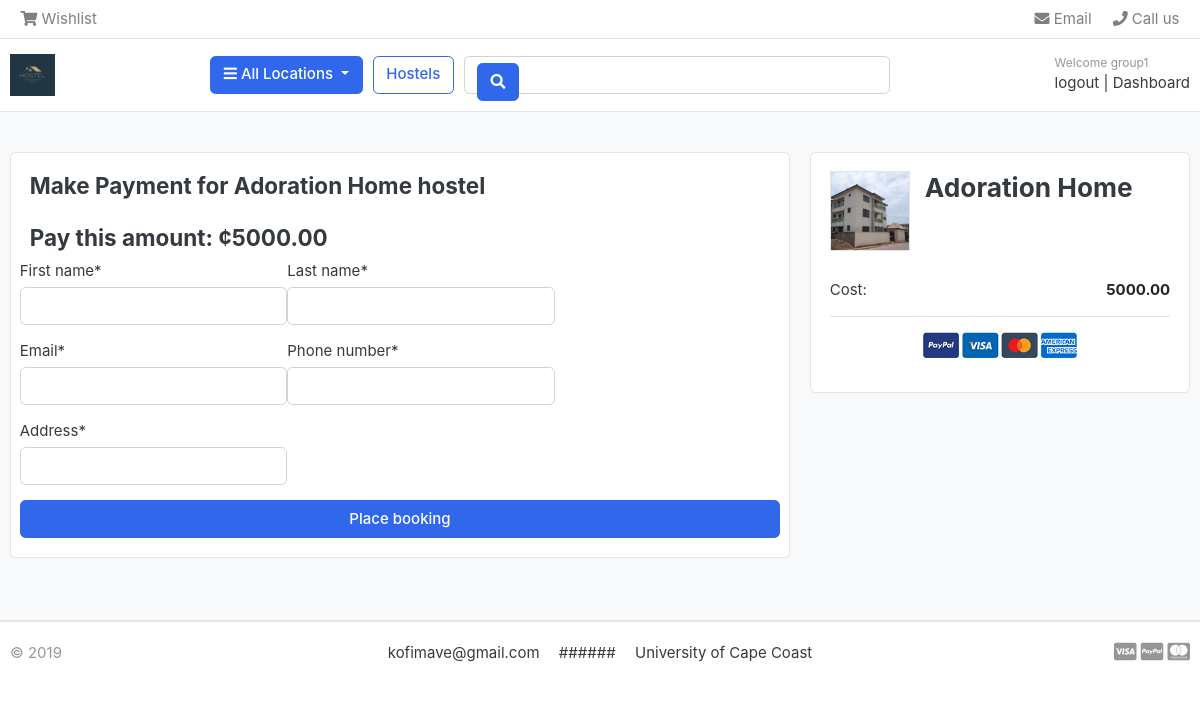
The app's page /listings/place_booking/1/ (signed in) with its own data.
### hostels/models.py (models this page shows, shortened)
class Hostel(models.Model):
    hostel_name = models.CharField(max_length=200)
    hostel_location = models.ForeignKey(Location, on_delete=models.CASCADE)
    slug = models.CharField(max_length=400,  unique=True)
    stock = models.IntegerField()
    is_available = models.BooleanField(default=True)
    created_date = models.DateTimeField(auto_now_add=True)
    updated_date = models.DateTimeField(auto_now=True)
    hostel_manager = models.ForeignKey(User, on_delete=models.CASCADE)
    hostel_price = models.DecimalField(max_digits=15, decimal_places=2)
    hostel_description = models.TextField()
    hostel_image = models.ImageField(upload_to='hostel_main_image')
    hostel_bedroom = models.ImageField(upload_to='hostel_bedroom', blank=True)
    hostel_kitchen = models.ImageField(upload_to='hostel_kitchen', blank=True)
    hostel_washroom = models.ImageField(
        upload_to='hostel_washroom', blank=True)
    objects = models.Manager()
    hostelAvailable = HostelAvailable()

### listings/views.py (the view)
# urls.py: path('place_booking/<int:hostel_id>/', views.place_booking, name='place_booking'),
@login_required
def place_booking(request: HttpRequest, hostel_id) -> HttpResponse:
    hostel = get_object_or_404(Hostel, id=hostel_id)
    pk = settings.PAYSTACK_PUBLIC_KEY
    if request.method == 'POST':
        form = ListingCreateForm(request.POST)
        if form.is_valid():
            listing = form.save(commit=False)
            listing.hostel_name = hostel.hostel_name
            listing.hostel_price = hostel.hostel_price
            listing.save()
            return render(request, 'listings/process.html', {'listing': listing, 'pk': pk})
    else:
        form = ListingCreateForm()
    return render(request, 'listings/place_booking.html', {'form': form, 'hostel': hostel})

### listings/forms.py
class ListingCreateForm(forms.ModelForm):
    class Meta:
        model = Listing
        fields = ['first_name', 'last_name', 'email', 'phone_number', 'address']

### category/context_processor.py (called while the page is built)
def menu_links(request):
    links = Location.objects.all()
    return {'links':links}

### category/models.py (called while the page is built)
    def get_absolute_url(self):
        return reverse("hostels:hostels_by_location", args=[self.slug])

### listings/templates/listings/place_booking.html (shortened to what this page needs)
{% extends "hostels/base.html" %}
{% load static %}
{%  load crispy_forms_tags %}
{% block content %}
<section class="section-content padding-y bg">
<div class="container">
<div class="row">
		<main class="col-md-8">
<article class="card mb-4">
<div class="card-body">
	<header class="mb-4"><h4 class="card-title">Make Payment for {{ hostel.hostel_name }} hostel</h4></header>
	<h4>Pay this amount: &cent;{{ hostel.hostel_price }} </h4>
	<form action="." method="POST">
		<div class="row">
			{{ form|crispy }}
			<input type="submit" class="btn btn-primary btn-block" value="Place booking">
		</div>
	</form>
</div>
</article>
</main>
<aside class="col-md-4">
	<div class="card">
		<div class="card-body">
			<dl class="dlist-align">
				<figure class="itemside mb-4">
					<div class="aside"><img src="{{ hostel.hostel_image.url }}" class="border img-sm"></div>
					<figcaption class="info">
						<h3>{{ hostel.hostel_name }}</h3>
					</figcaption>
				</figure>
			</dl>
			<dl class="dlist-align">
			  <dt>Cost:</dt>
			  <dd class="text-right text-dark b"><strong>{{ hostel.hostel_price }}</strong></dd>
			</dl>
			<hr>
			<p class="text-center mb-3">
				<img src="./images/misc/payments.png" height="26">
			</p>
		</div>
		</div>
		</aside>
	</div>
</div>
</section>
{% endblock content %}

### hostels/templates/includes/navbar.html (shortened to what this page needs)
{% load static %}
<header class="section-header">
  <nav class="navbar p-md-0 navbar-expand-sm navbar-light border-bottom">
    <div class="container">
      <div class="collapse navbar-collapse" id="navbarTop4">
        <ul class="navbar-nav mr-auto">
          <li class="nav-item">
            <a href="{% url 'wishlist:wishlist' %}" class="nav-link">
              <i class="fas fa-shopping-cart"></i> Wishlist
            </a>
          </li>
        </ul>
        <ul class="navbar-nav">
          <li>
            <a href="#" class="nav-link">
              <i class="fa fa-envelope"></i> Email
            </a>
          </li>
          <li>
            <a href="#" class="nav-link">
              <i class="fa fa-phone"></i> Call us
            </a>
          </li>
        </ul>
      </div>
    </div>
  </nav>
  <section class="header-main border-bottom">
    <div class="container">
      <div class="row align-items-center">
        <div class="col-lg-2 col-md-3 col-6">
          <a href="./" class="brand-wrap">
            <img class="logo" src="{% static "hostels/images/logo.png" %}">
          </a>
        </div>
        <div class="col-lg col-sm col-md col-6 flex-grow-0">
          <div class="category-wrap dropdown d-inline-block float-right">
            <button type="button" class="btn btn-primary dropdown-toggle" data-toggle="dropdown">
              <i class="fa fa-bars"></i> All Locations
            </button>
          </div>
        </div>
        <a href="{% url "hostels:hostels" %}" class="btn btn-outline-primary">Hostels</a>
        <div class="col-lg col-md-6 col-sm-12 col">
          <form action="{% url "hostels:search" %}" class="search">
            <div class="input-group w-100">
              <inputtype="text" class="form-control" style="width: 60%" placeholder="Search"/>
              <div class="input-group-append">
                <button class="btn btn-primary" type="submit">
                  <i class="fa fa-search"></i>
                </button>
              </div>
            </div>
          </form>
        </div>
        <div class="col-lg-3 col-sm-6 col-8 order-2 order-lg-3">
          <div class="d-flex justify-content-end mb-3 mb-lg-0">
            <div class="widget-header">
              {% if user.is_authenticated %}
              <small class="title text-muted">Welcome {{ user.username}}</small>
              <div>
                <a href="{% url 'account:logout' %}">logout</a>
                <span class="dark-transp"> | </span>
                <a href="{% url 'account:dashboard' %}">Dashboard</a>
              </div>
          {% endif %}
        </div>
      </div>
    </div>
  </section>
</header>

### hostels/static/hostels/css/ui.css (style rules this page uses)
html { font-family: "Inter", sans-serif; font-size: 15px; }
.img-xs, .img-sm, .img-md, .img-lg { -o-object-fit: cover; object-fit: cover; flex-shrink: 0; flex-grow: 0; }
.img-sm { width: 80px; height: 80px; }
.padding-y { padding-top: 40px; padding-bottom: 40px; }
figure { margin-bottom: 0; }
article:after, .form-group:after { display: block; clear: both; content: ""; }
.bg { background-color: #f8f9fa; }
.b { font-weight: 600; }
p:last-child { margin-bottom: 0; }
.header-main { position: relative; padding-top: 1rem; padding-bottom: 1rem; }
.brand-wrap .logo, .navbar-brand .logo { margin-right: 7px; max-height: 42px; display: inline-block; }
.widget-header { display: inline-block; vertical-align: middle; position: relative; }
.widget-header a { color: #343a40; }
.widget-header .title { display: block; }
.itemside { position: relative; display: flex; width: 100%; }
.itemside .aside { position: relative; flex-shrink: 0; }
.itemside .info { padding-left: 15px; padding-right: 7px; }
[class*=dlist-] { margin-bottom: 5px; }
[class*=dlist-] dd { margin-bottom: 0; }
.dlist-align { display: flex; }
.dlist-align dt { width: 150px; word-wrap: break-word; font-weight: normal; }
.dlist-align dd { flex-grow: 1; }

### records on screen
Hostel: hostel_name "Adoration Home", hostel_price "5000.00", hostel_image (picture)

### other values on screen
{{ user.username }} "group1"
